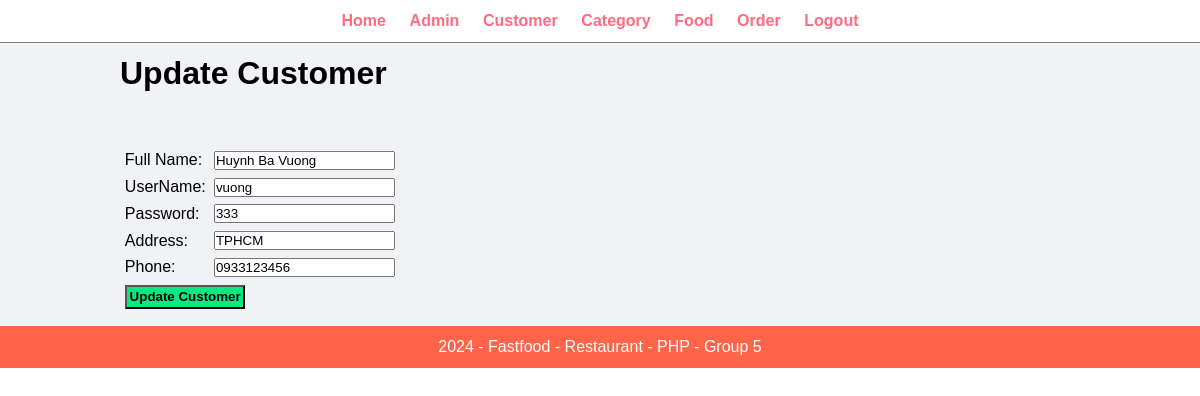
The page /admin/update-customer.php?ID=1 (signed in) on the database its author committed.
### tables this page shows
CREATE TABLE `customer` (
  `ID` int(10) UNSIGNED NOT NULL,
  `username` varchar(100) NOT NULL,
  `password` varchar(255) NOT NULL,
  `name` varchar(100) NOT NULL,
  `address` text NOT NULL,
  `phone` char(12) NOT NULL,
  `status` tinyint(1) NOT NULL
);

### admin/update-customer.php (the view, shortened to what this page needs)
<?php include('patials/menu.php'); ?>
<div class="main-content">
    <div class="wrapper">
        <h1>Update Customer</h1>
        <br>
        <br><br>
        <?php
            $ID = $_GET['ID'];
            $sql = "SELECT * FROM customer WHERE ID = $ID";
            $res = mysqli_query($conn, $sql);
            if($res == true)
            {
                $count = mysqli_num_rows($res);
                if($count == 1)
                {
                    $row = mysqli_fetch_assoc($res);
                    $name = $row['name'];
                    $username = $row['username'];
                    $password = $row['password'];
                    $address = $row['address'];
                    $phone = $row['phone'];
                }
                else
                {
                    header('location:'.SITEURL.'admin/manage-customer.php');
                }
            }
        ?>
        <form action="" method="POST">
            <table class="table-30">
                <tr>
                    <td>Full Name: </td>
                    <td>
                        <input type="text" name="name" value="<?php echo $name; ?>">
                    </td>
                </tr>
                <tr>
                    <td>UserName: </td>
                    <td>
                        <input type="text" name="username" value="<?php echo $username; ?>">
                    </td>
                </tr>
                <tr>
                    <td>Password: </td>
                    <td>
                        <input type="text" name="password" value="<?php echo $password; ?>">
                    </td>
                </tr>
                <tr>
                    <td>Address: </td>
                    <td>
                        <input type="text" name="address" value="<?php echo $address; ?>">
                    </td>
                </tr>
                <tr>
                    <td>Phone: </td>
                    <td>
                        <input type="number" name="phone" value="<?php echo $phone; ?>">
                    </td>
                </tr>
                <tr>
                    <td colspan="2">
                        <input type="submit" name="submit" value="Update Customer" class="btn-update">
                    </td>
                </tr>
            </table>
        </form>
    </div>
</div>
<?php include('patials/footer.php'); ?>

### css/admin.css (style rules this page uses)
* { margin: 0; padding: 0; font-family: Arial, Helvetica, sans-serif; }
.wrapper { padding: 1%; width: 80%; margin: 0 auto; }
.main-content { background-color: #f1f2f6; color: black; }
.btn-update { padding: 1%; background-color: #0be881; color: black; text-decoration: none; font-weight: bold; }
.table-30 { width: 30%; }
table tr td { padding: 1%; }

### rows shown on the page
customer: name "Huynh Ba Vuong", username "vuong", password "333", address "TPHCM", phone "0933123456"
